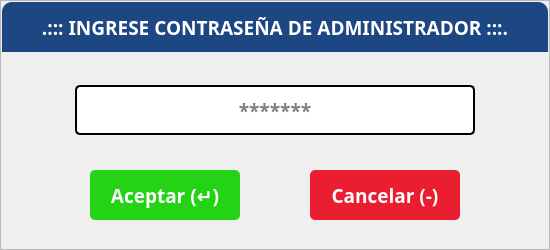
    <widget class="QFrame" name="frmIngresarPasswordAdministrador">
     <property name="geometry">
      <rect>
       <x>540</x>
       <y>310</y>
       <width>550</width>
       <height>250</height>
      </rect>
     </property>
     <property name="font">
      <font>
       <pointsize>8</pointsize>
      </font>
     </property>
     <property name="styleSheet">
      <string notr="true">#frmIngresarPasswordAdministrador{background-color: rgb(255, 255, 255);
color: rgb(0, 0, 0);
border:none;
border-radius: 10px;
border: 2px solid #D9D9D9;}</string>
     </property>
     <property name="frameShape">
      <enum>QFrame::StyledPanel</enum>
     </property>
     <property name="frameShadow">
      <enum>QFrame::Raised</enum>
     </property>
     <widget class="QLineEdit" name="txtPasswordAdministrador">
      <property name="geometry">
       <rect>
        <x>75</x>
        <y>85</y>
        <width>400</width>
        <height>50</height>
       </rect>
      </property>
      <property name="font">
       <font>
        <family>Poppins</family>
        <pointsize>14</pointsize>
        <weight>75</weight>
        <bold>true</bold>
       </font>
      </property>
      <property name="styleSheet">
       <string notr="true">background-color: rgb(255, 255, 255);
color: rgb(0, 0, 0);
border-radius: 5px;
border: 2px solid #000;
padding: 5px</string>
      </property>
      <property name="text">
       <string/>
      </property>
      <property name="echoMode">
       <enum>QLineEdit::Password</enum>
      </property>
      <property name="alignment">
       <set>Qt::AlignCenter</set>
      </property>
      <property name="placeholderText">
       <string>*******</string>
      </property>
     </widget>
     <widget class="QPushButton" name="btnAceptarFrmIngresarPasswordAdministrador">
      <property name="geometry">
       <rect>
        <x>90</x>
        <y>170</y>
        <width>150</width>
        <height>50</height>
       </rect>
      </property>
      <property name="font">
       <font>
        <family>Poppins</family>
        <pointsize>14</pointsize>
        <weight>75</weight>
        <bold>true</bold>
       </font>
      </property>
      <property name="cursor">
       <cursorShape>PointingHandCursor</cursorShape>
      </property>
      <property name="styleSheet">
       <string notr="true">background-color: rgb(36, 211, 21);
color: rgb(255, 255, 255);
border:none;
border-radius: 5px;</string>
      </property>
      <property name="text">
       <string>Aceptar (↵)</string>
      </property>
      <property name="flat">
       <bool>false</bool>
      </property>
     </widget>
     <widget class="QPushButton" name="btnCancelarFrmIngresarPasswordAdministrador">
      <property name="geometry">
       <rect>
        <x>310</x>
        <y>170</y>
        <width>150</width>
        <height>50</height>
       </rect>
      </property>
      <property name="font">
       <font>
        <family>Poppins</family>
        <pointsize>14</pointsize>
        <weight>75</weight>
        <bold>true</bold>
       </font>
      </property>
      <property name="cursor">
       <cursorShape>PointingHandCursor</cursorShape>
      </property>
      <property name="styleSheet">
       <string notr="true">background-color: rgb(234, 29, 49);
color: rgb(255, 255, 255);
border:none;
border-radius: 5px;</string>
      </property>
      <property name="text">
       <string>Cancelar (-)</string>
      </property>
     </widget>
     <widget class="QLabel" name="lblTituloIngresarPasswordAdministrador">
      <property name="geometry">
       <rect>
        <x>2</x>
        <y>2</y>
        <width>546</width>
        <height>50</height>
       </rect>
      </property>
      <property name="font">
       <font>
        <family>Poppins</family>
        <pointsize>14</pointsize>
        <weight>75</weight>
        <bold>true</bold>
       </font>
      </property>
      <property name="styleSheet">
       <string notr="true">background-color: rgb(29, 71, 131);
color: rgb(255, 255, 255);
border-top-left-radius: 10px;
border-top-right-radius: 10px;</string>
      </property>
      <property name="text">
       <string>.::: INGRESE CONTRASEÑA DE ADMINISTRADOR :::.</string>
      </property>
      <property name="alignment">
       <set>Qt::AlignCenter</set>
      </property>
     </widget>
    </widget>
